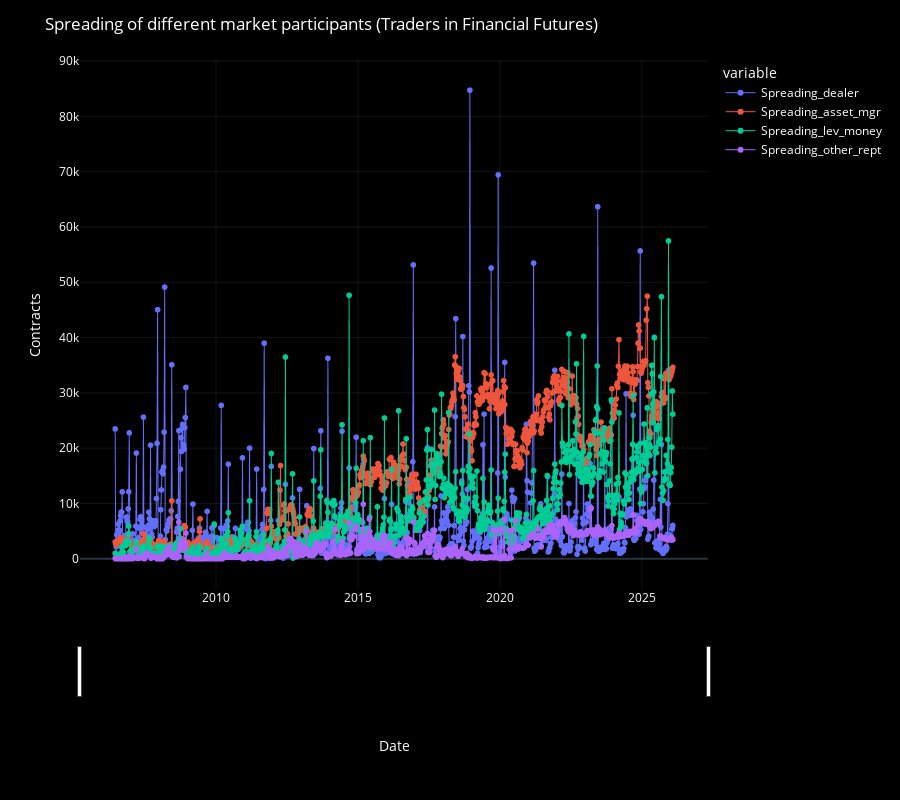

Here is the notebook cell this chart was saved with:
### Markdown cell above
# **Plots**

### Code cell
plot_df_line_chart(
    df = df_spreading,
    chart_title = "Spreading of different market participants"
)

### Figure 1 — Plotly figure (JSON) as saved in the notebook; plotly's stock layout.template omitted (floating-point values rounded to 4 significant figures; data arrays with more than 128 entries replaced by an {"elided": "..."} marker saying what was removed)
{"data": [{"hovertemplate": "<b>%{fullData.name}</b><br>%{y:.2f}<extra></extra>", "legendgroup": "Spreading_dealer", "line": {"color": "#636efa", "dash": "solid", "width": 1}, "marker": {"symbol": "circle"}, "mode": "lines+markers", "name": "Spreading_dealer", "showlegend": true, "x": {"elided": "1026 str values"}, "xaxis": "x", "y": {"elided": "1026 float values"}, "yaxis": "y", "type": "scattergl"}, {"hovertemplate": "<b>%{fullData.name}</b><br>%{y:.2f}<extra></extra>", "legendgroup": "Spreading_asset_mgr", "line": {"color": "#EF553B", "dash": "solid", "width": 1}, "marker": {"symbol": "circle"}, "mode": "lines+markers", "name": "Spreading_asset_mgr", "showlegend": true, "x": {"elided": "1026 str values"}, "xaxis": "x", "y": {"elided": "1026 float values"}, "yaxis": "y", "type": "scattergl"}, {"hovertemplate": "<b>%{fullData.name}</b><br>%{y:.2f}<extra></extra>", "legendgroup": "Spreading_lev_money", "line": {"color": "#00cc96", "dash": "solid", "width": 1}, "marker": {"symbol": "circle"}, "mode": "lines+markers", "name": "Spreading_lev_money", "showlegend": true, "x": {"elided": "1026 str values"}, "xaxis": "x", "y": {"elided": "1026 float values"}, "yaxis": "y", "type": "scattergl"}, {"hovertemplate": "<b>%{fullData.name}</b><br>%{y:.2f}<extra></extra>", "legendgroup": "Spreading_other_rept", "line": {"color": "#ab63fa", "dash": "solid", "width": 1}, "marker": {"symbol": "circle"}, "mode": "lines+markers", "name": "Spreading_other_rept", "showlegend": true, "x": {"elided": "1026 str values"}, "xaxis": "x", "y": {"elided": "1026 float values"}, "yaxis": "y", "type": "scattergl"}], "layout": {"xaxis": {"anchor": "y", "domain": [0.0, 1.0], "title": {"text": "Date"}, "rangeslider": {"visible": true}, "showgrid": true, "gridcolor": "rgba(255,255,255,0.08)"}, "yaxis": {"anchor": "x", "domain": [0.0, 1.0], "title": {"text": "Contracts"}, "showgrid": true, "gridcolor": "rgba(255,255,255,0.08)", "fixedrange": false}, "legend": {"title": {"text": "variable"}, "tracegroupgap": 0, "itemclick": "toggle", "itemdoubleclick": "toggleothers", "bgcolor": "rgba(0,0,0,0)"}, "margin": {"t": 60}, "font": {"color": "white", "size": 12}, "title": {"text": "Spreading of different market participants (Traders in Financial Futures)"}, "paper_bgcolor": "black", "plot_bgcolor": "black", "height": 800, "dragmode": "zoom"}}
